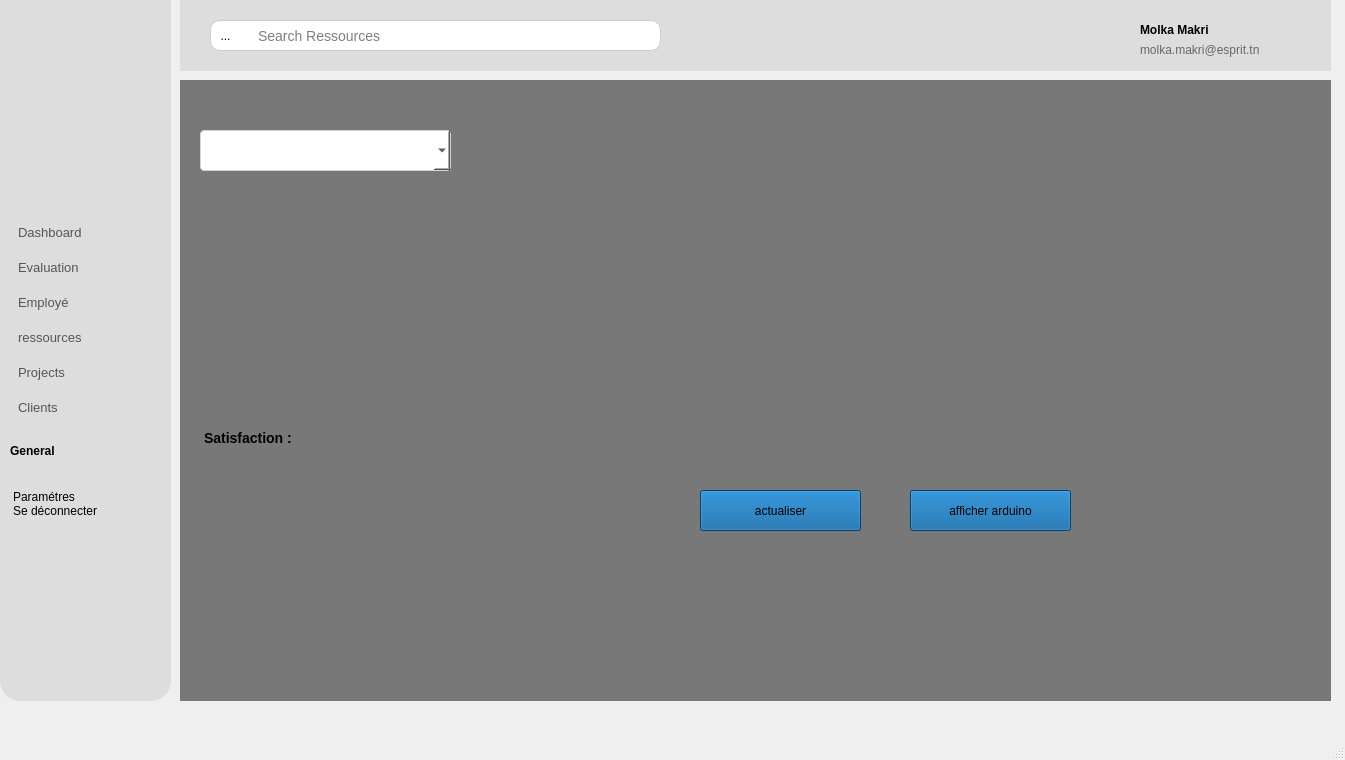
<?xml version="1.0" encoding="UTF-8"?>
<ui version="4.0">
 <class>MainWindow</class>
 <widget class="QMainWindow" name="MainWindow">
  <property name="geometry">
   <rect>
    <x>0</x>
    <y>0</y>
    <width>1345</width>
    <height>760</height>
   </rect>
  </property>
  <property name="windowTitle">
   <string>MainWindow</string>
  </property>
  <widget class="QWidget" name="centralwidget">
   <widget class="QWidget" name="topMenu" native="true">
    <property name="geometry">
     <rect>
      <x>180</x>
      <y>0</y>
      <width>1151</width>
      <height>71</height>
     </rect>
    </property>
    <property name="styleSheet">
     <string notr="true">
background-color:rgb(221, 221, 221);
</string>
    </property>
    <widget class="QLabel" name="label_12">
     <property name="geometry">
      <rect>
       <x>700</x>
       <y>20</y>
       <width>31</width>
       <height>31</height>
      </rect>
     </property>
     <property name="styleSheet">
      <string notr="true"/>
     </property>
     <property name="text">
      <string/>
     </property>
     <property name="pixmap">
      <pixmap>../akkar/Downloads/email.png</pixmap>
     </property>
     <property name="scaledContents">
      <bool>true</bool>
     </property>
    </widget>
    <widget class="QLabel" name="label_13">
     <property name="geometry">
      <rect>
       <x>770</x>
       <y>20</y>
       <width>31</width>
       <height>31</height>
      </rect>
     </property>
     <property name="text">
      <string/>
     </property>
     <property name="pixmap">
      <pixmap>../akkar/Downloads/notification.png</pixmap>
     </property>
     <property name="scaledContents">
      <bool>true</bool>
     </property>
    </widget>
    <widget class="QLineEdit" name="lineEdit_2">
     <property name="geometry">
      <rect>
       <x>30</x>
       <y>20</y>
       <width>451</width>
       <height>31</height>
      </rect>
     </property>
     <property name="styleSheet">
      <string notr="true">QLineEdit {
    border: 1px solid #ccc;
    border-radius: 10px;
    padding: 5px 10px;
    font-size: 14px;
    padding-left: 45px;
	background-color: rgb(255, 255, 255);
}
</string>
     </property>
     <property name="dragEnabled">
      <bool>false</bool>
     </property>
     <property name="placeholderText">
      <string>Search Ressources</string>
     </property>
     <property name="clearButtonEnabled">
      <bool>false</bool>
     </property>
    </widget>
    <widget class="QToolButton" name="searchButton">
     <property name="geometry">
      <rect>
       <x>30</x>
       <y>20</y>
       <width>31</width>
       <height>31</height>
      </rect>
     </property>
     <property name="styleSheet">
      <string notr="true">#searchButton{
    border: none;
    background: transparent;
    padding: 5px;
}
</string>
     </property>
     <property name="text">
      <string>...</string>
     </property>
     <property name="icon">
      <iconset>
       <normaloff>../akkar/Downloads/search-interface-symbol.png</normaloff>../akkar/Downloads/search-interface-symbol.png</iconset>
     </property>
    </widget>
    <widget class="QLabel" name="email1">
     <property name="geometry">
      <rect>
       <x>960</x>
       <y>39</y>
       <width>141</width>
       <height>21</height>
      </rect>
     </property>
     <property name="styleSheet">
      <string notr="true">color:rgb(103, 103, 103)</string>
     </property>
     <property name="text">
      <string>molka.makri@esprit.tn</string>
     </property>
    </widget>
    <widget class="QLabel" name="username">
     <property name="geometry">
      <rect>
       <x>960</x>
       <y>19</y>
       <width>111</width>
       <height>21</height>
      </rect>
     </property>
     <property name="styleSheet">
      <string notr="true">font-weight:bold;</string>
     </property>
     <property name="text">
      <string>Molka Makri</string>
     </property>
    </widget>
    <widget class="QLabel" name="image">
     <property name="geometry">
      <rect>
       <x>830</x>
       <y>10</y>
       <width>111</width>
       <height>51</height>
      </rect>
     </property>
     <property name="text">
      <string/>
     </property>
    </widget>
    <widget class="QLabel" name="label_5">
     <property name="geometry">
      <rect>
       <x>750</x>
       <y>10</y>
       <width>91</width>
       <height>51</height>
      </rect>
     </property>
     <property name="styleSheet">
      <string notr="true">image: url(:/img/images/user_7175415.png);</string>
     </property>
     <property name="text">
      <string/>
     </property>
    </widget>
   </widget>
   <widget class="QWidget" name="widget" native="true">
    <property name="geometry">
     <rect>
      <x>180</x>
      <y>80</y>
      <width>1151</width>
      <height>621</height>
     </rect>
    </property>
    <property name="layoutDirection">
     <enum>Qt::LayoutDirection::LeftToRight</enum>
    </property>
    <property name="styleSheet">
     <string notr="true">background-color: rgb(120, 120, 120);</string>
    </property>
    <widget class="QLabel" name="label_3">
     <property name="geometry">
      <rect>
       <x>20</x>
       <y>100</y>
       <width>251</width>
       <height>211</height>
      </rect>
     </property>
     <property name="styleSheet">
      <string notr="true">color: black;
    font-size: 14px;
    font-weight: bold;
    margin-bottom: 5px;</string>
     </property>
     <property name="text">
      <string/>
     </property>
    </widget>
    <widget class="QLabel" name="evaluationDisplay">
     <property name="geometry">
      <rect>
       <x>870</x>
       <y>460</y>
       <width>141</width>
       <height>41</height>
      </rect>
     </property>
     <property name="styleSheet">
      <string notr="true"/>
     </property>
     <property name="text">
      <string/>
     </property>
    </widget>
    <widget class="QPushButton" name="csv">
     <property name="geometry">
      <rect>
       <x>520</x>
       <y>410</y>
       <width>161</width>
       <height>41</height>
      </rect>
     </property>
     <property name="styleSheet">
      <string notr="true">background-color: #005a9e;</string>
     </property>
     <property name="text">
      <string>actualiser</string>
     </property>
    </widget>
    <widget class="QWidget" name="verticalLayoutWidget">
     <property name="geometry">
      <rect>
       <x>300</x>
       <y>10</y>
       <width>781</width>
       <height>381</height>
      </rect>
     </property>
     <layout class="QVBoxLayout" name="verticalLayout"/>
    </widget>
    <widget class="QComboBox" name="consultationComboBox">
     <property name="geometry">
      <rect>
       <x>20</x>
       <y>50</y>
       <width>251</width>
       <height>41</height>
      </rect>
     </property>
     <property name="styleSheet">
      <string notr="true">/* Elegant ComboBox Stylesheet */
QComboBox {
    border: 1px solid #d5d5d5;
    border-radius: 4px;
    padding: 5px 10px;
    min-width: 6em;
    background: white;
 
    font: 12px &quot;Segoe UI&quot;, Arial, sans-serif;
    selection-background-color: #e0e0e0;
color: black;  /* Explicit black text */
    font: 12px &quot;Segoe UI&quot;, Arial, sans-serif;
    selection-background-color: #e0e0e0;
    selection-color: black; 
}

</string>
     </property>
    </widget>
    <widget class="QLabel" name="label_4">
     <property name="geometry">
      <rect>
       <x>20</x>
       <y>330</y>
       <width>131</width>
       <height>61</height>
      </rect>
     </property>
     <property name="styleSheet">
      <string notr="true">color: black;
    font-size: 14px;
    font-weight: bold;
    margin-bottom: 5px;</string>
     </property>
     <property name="text">
      <string>Satisfaction :</string>
     </property>
    </widget>
    <widget class="QLabel" name="satisfaction">
     <property name="geometry">
      <rect>
       <x>140</x>
       <y>320</y>
       <width>121</width>
       <height>81</height>
      </rect>
     </property>
     <property name="text">
      <string/>
     </property>
    </widget>
    <widget class="QPushButton" name="afficher_arduino">
     <property name="geometry">
      <rect>
       <x>730</x>
       <y>410</y>
       <width>161</width>
       <height>41</height>
      </rect>
     </property>
     <property name="styleSheet">
      <string notr="true">background-color: #005a9e;</string>
     </property>
     <property name="text">
      <string>afficher arduino</string>
     </property>
    </widget>
   </widget>
   <widget class="QWidget" name="leftMenu" native="true">
    <property name="geometry">
     <rect>
      <x>0</x>
      <y>0</y>
      <width>171</width>
      <height>701</height>
     </rect>
    </property>
    <property name="styleSheet">
     <string notr="true">
background-color:rgb(221, 221, 221);
border-radius:20px;
</string>
    </property>
    <widget class="QLabel" name="Menu">
     <property name="geometry">
      <rect>
       <x>10</x>
       <y>170</y>
       <width>63</width>
       <height>20</height>
      </rect>
     </property>
     <property name="font">
      <font>
       <bold>true</bold>
      </font>
     </property>
     <property name="styleSheet">
      <string notr="true">#Menu{
	color: rgb(16, 16, 16);
}</string>
     </property>
     <property name="text">
      <string>Menu</string>
     </property>
    </widget>
    <widget class="QListWidget" name="listWidget">
     <property name="geometry">
      <rect>
       <x>10</x>
       <y>210</y>
       <width>181</width>
       <height>221</height>
      </rect>
     </property>
     <property name="cursor" stdset="0">
      <cursorShape>PointingHandCursor</cursorShape>
     </property>
     <property name="autoFillBackground">
      <bool>false</bool>
     </property>
     <property name="styleSheet">
      <string notr="true">QListWidget {
    background-color: rgb(221, 221, 221); 
    border-radius: 10px; 
    padding: 5px;
}

QListWidget::item {
    padding: 10px;
    color: #555; / Couleur du texte /
    font-size: 25px;
    font-family: Arial, sans-serif;
}

QListWidget::item:hover {
    background-color: #3498db; 
    color: white;

    border-radius: 5px;
}

QListWidget::item:selected {
    background-color: #2980b9; 
    color: white;
    border-radius: 5px;
    font-weight: bold; 
}</string>
     </property>
     <property name="verticalScrollBarPolicy">
      <enum>Qt::ScrollBarPolicy::ScrollBarAsNeeded</enum>
     </property>
     <property name="sizeAdjustPolicy">
      <enum>QAbstractScrollArea::SizeAdjustPolicy::AdjustToContentsOnFirstShow</enum>
     </property>
     <property name="tabKeyNavigation">
      <bool>false</bool>
     </property>
     <property name="viewMode">
      <enum>QListView::ViewMode::ListMode</enum>
     </property>
     <property name="modelColumn">
      <number>0</number>
     </property>
     <property name="uniformItemSizes">
      <bool>true</bool>
     </property>
     <property name="sortingEnabled">
      <bool>false</bool>
     </property>
     <item>
      <property name="text">
       <string>Dashboard</string>
      </property>
      <property name="font">
       <font>
        <pointsize>10</pointsize>
       </font>
      </property>
      <property name="icon">
       <iconset resource="images.qrc">
        <normaloff>:/new/image/icons/dashboard.png</normaloff>:/new/image/icons/dashboard.png</iconset>
      </property>
     </item>
     <item>
      <property name="text">
       <string>Evaluation</string>
      </property>
      <property name="font">
       <font>
        <pointsize>10</pointsize>
       </font>
      </property>
      <property name="icon">
       <iconset resource="icons.qrc">
        <normaloff>:/img/images/dashboard.png</normaloff>:/img/images/dashboard.png</iconset>
      </property>
     </item>
     <item>
      <property name="text">
       <string>Employé</string>
      </property>
      <property name="font">
       <font>
        <pointsize>10</pointsize>
       </font>
      </property>
      <property name="icon">
       <iconset resource="icons.qrc">
        <normaloff>:/img/images/customer.png</normaloff>:/img/images/customer.png</iconset>
      </property>
     </item>
     <item>
      <property name="text">
       <string>ressources</string>
      </property>
      <property name="font">
       <font>
        <pointsize>10</pointsize>
       </font>
      </property>
      <property name="icon">
       <iconset resource="icons.qrc">
        <normaloff>:/img/images/ressources.png</normaloff>:/img/images/ressources.png</iconset>
      </property>
     </item>
     <item>
      <property name="text">
       <string>Projects</string>
      </property>
      <property name="font">
       <font>
        <pointsize>10</pointsize>
       </font>
      </property>
      <property name="icon">
       <iconset resource="icons.qrc">
        <normaloff>:/img/images/project.png</normaloff>:/img/images/project.png</iconset>
      </property>
     </item>
     <item>
      <property name="text">
       <string>Clients</string>
      </property>
      <property name="font">
       <font>
        <pointsize>10</pointsize>
       </font>
      </property>
      <property name="icon">
       <iconset resource="icons.qrc">
        <normaloff>:/img/images/customer.png</normaloff>:/img/images/customer.png</iconset>
      </property>
     </item>
     <item>
      <property name="text">
       <string>Consultations</string>
      </property>
      <property name="font">
       <font>
        <pointsize>10</pointsize>
        <bold>false</bold>
        <kerning>true</kerning>
       </font>
      </property>
      <property name="icon">
       <iconset resource="icons.qrc">
        <normaloff>:/img/images/interview.png</normaloff>:/img/images/interview.png</iconset>
      </property>
     </item>
    </widget>
    <widget class="QListWidget" name="listWidget_3">
     <property name="geometry">
      <rect>
       <x>10</x>
       <y>490</y>
       <width>161</width>
       <height>111</height>
      </rect>
     </property>
     <property name="styleSheet">
      <string notr="true"/>
     </property>
     <item>
      <property name="text">
       <string>Paramétres</string>
      </property>
      <property name="font">
       <font>
        <pointsize>9</pointsize>
       </font>
      </property>
      <property name="icon">
       <iconset resource="icons.qrc">
        <normaloff>:/img/images/settings.png</normaloff>:/img/images/settings.png</iconset>
      </property>
     </item>
     <item>
      <property name="text">
       <string>Se déconnecter</string>
      </property>
      <property name="font">
       <font>
        <pointsize>9</pointsize>
       </font>
      </property>
      <property name="icon">
       <iconset resource="icons.qrc">
        <normaloff>:/img/images/logout.png</normaloff>:/img/images/logout.png</iconset>
      </property>
     </item>
    </widget>
    <widget class="QLabel" name="label">
     <property name="geometry">
      <rect>
       <x>10</x>
       <y>430</y>
       <width>71</width>
       <height>41</height>
      </rect>
     </property>
     <property name="font">
      <font>
       <bold>true</bold>
      </font>
     </property>
     <property name="styleSheet">
      <string notr="true">#label{

color:rgb(2, 2, 2);
}</string>
     </property>
     <property name="text">
      <string>General</string>
     </property>
    </widget>
    <widget class="QLabel" name="label_2">
     <property name="geometry">
      <rect>
       <x>-50</x>
       <y>-60</y>
       <width>270</width>
       <height>261</height>
      </rect>
     </property>
     <property name="styleSheet">
      <string notr="true">image: url(:/img/images/Black_and_White_Blue_Modern_Letter_W_Logo-removebg-preview.png);</string>
     </property>
     <property name="text">
      <string/>
     </property>
    </widget>
   </widget>
  </widget>
  <widget class="QMenuBar" name="menubar">
   <property name="geometry">
    <rect>
     <x>0</x>
     <y>0</y>
     <width>1345</width>
     <height>22</height>
    </rect>
   </property>
  </widget>
  <widget class="QStatusBar" name="statusbar"/>
 </widget>
 <resources>
  <include location="icons.qrc"/>
  <include location="images.qrc"/>
 </resources>
 <connections/>
</ui>
